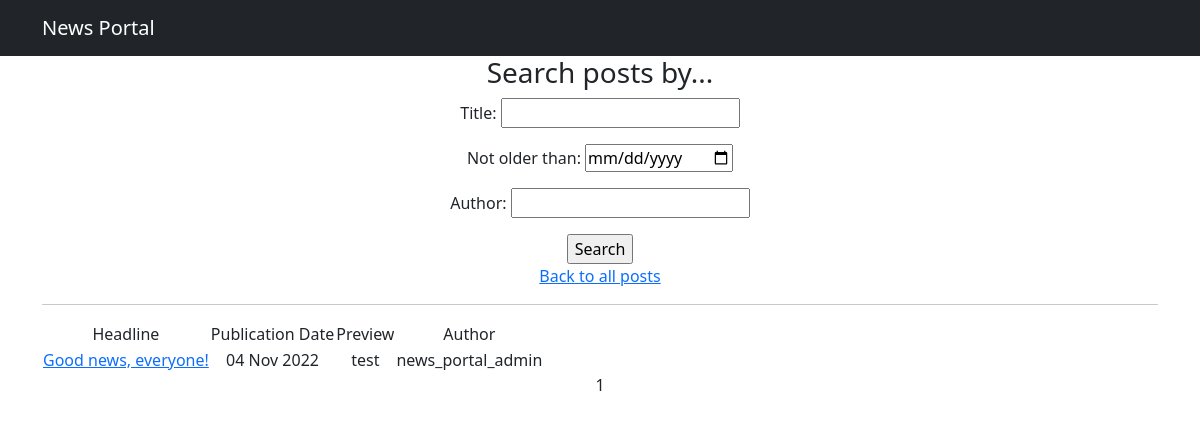
The app's page /news/search/ with its own data.
### news_portal_app/models.py (models this page shows, shortened)
class Post(models.Model):
    author = models.ForeignKey(Author, on_delete=models.CASCADE)
    news = 'NWS'
    article = 'ART'
    TYPES = [
        (news, 'News'),
        (article, 'Article')
    ]
    type = models.CharField(max_length=3, choices=TYPES)
    date = models.DateTimeField(auto_now_add=True)
    category = models.ManyToManyField(Category, through='PostCategory')
    name = models.CharField(max_length=255, default="Good news, everyone!")
    text = models.TextField()
    rating = models.IntegerField(default=0)

class Author(models.Model):
    user = models.OneToOneField(User, on_delete=models.CASCADE)
    user_rating = models.IntegerField(default=0)

### news_portal_app/views.py (the view)
# urls.py: path('search/', NewsSearch.as_view(), name='news_search'),
class NewsSearch(NewsList):
    template_name = 'news_search.html'

### news_portal_app/templatetags/custom_filters.py (called while the page is built)
@register.filter(name='censor')
def rkn_english_edition(value):
    if type(value) != str:
        raise ValueError
    for swear in THOSE_VERY_SEVEN_DIRTY_WORDS:
        if swear in value:
            value = value.replace(swear, swear[0] + "*" * (len(swear) - 1))
    return value

### news_portal_app/views.py (called while the page is built)
    def get_queryset(self):
        queryset = super().get_queryset()
        self.filterset = NewsFilter(self.request.GET, queryset)
        return self.filterset.qs

    def get_context_data(self, **kwargs):
        context = super().get_context_data(**kwargs)
        context['filterset'] = self.filterset
        return context

### templates/news_search.html (shortened to what this page needs)
{% extends 'news_list.html' %}
{% load custom_filters %}
{% load custom_tags %}
{% block content_specific %}
    <h3>Search posts by...</h3>
    <form action="" method="get">
        {{ filterset.form.as_p }}
        <input type="submit" value="Search">
    </form>
    <a href="../">Back to all posts</a>
{% endblock content_specific %}

### templates/news_list.html (shortened to what this page needs)
{% extends 'flatpages/default.html' %}
{% load custom_filters %}
{% load custom_tags %}
{% block content %}
    {% block content_specific %}{% endblock content_specific %}
    <hr>
    {% if news_list %}
        <table>
            <tr>
                <td>Headline</td>
                <td>Publication Date</td>
                <td>Preview</td>
                <td>Author</td>
            </tr>
            {% for n in news_list %}
            <tr>
                <td><a href="{{ n.pk }}">{{ n.name|censor }}</a> </td>
                <td>{{ n.date|date:'d M Y' }}</td>
                <td>{{ n.text|censor|truncatewords:20 }}</td>
                <td>{{ n.author.user.username }}</td>
            </tr>
            {% endfor %}
        </table>
    {% else %}
        <h2>It is quite empty here...</h2>
    {% endif %}
    {{ page_obj.number }}
{% endblock content %}

### records on screen
Post: name|censor "Good news, everyone!", date "04 Nov 2022", text|censor "test", author.user.username "news_portal_admin"

### other values on screen
{{ page_obj.number }} "1"
